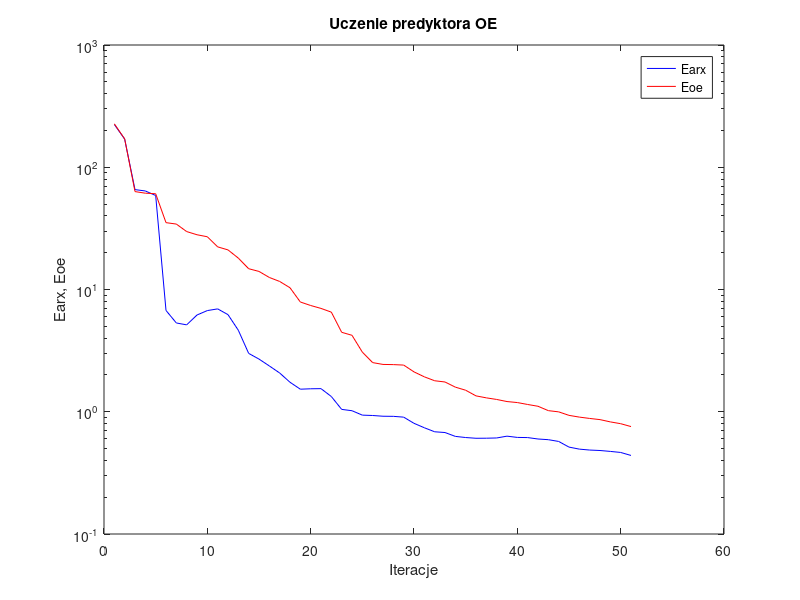
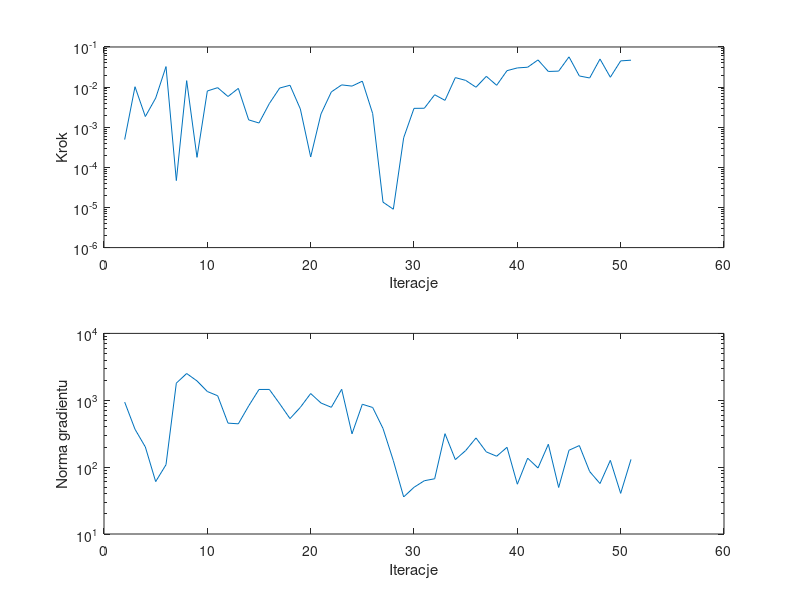

These charts were generated, in order, by the following MATLAB code:
%uczenie predyktora oe
clear all;
n=0; farx(n+1)=2.238260e+002; foe(n+1)=2.265199e+002; wspucz(n+1)=0.000000e+000; ng(n+1)=0.000000e+000;
%odnowa zmiennej metryki
n=1; farx(n+1)=1.698757e+002; foe(n+1)=1.705616e+002; krok(n+1)=4.923063e-004; ng(n+1)=9.394674e+002;
n=2; farx(n+1)=6.561428e+001; foe(n+1)=6.323382e+001; krok(n+1)=1.021537e-002; ng(n+1)=3.686572e+002;
n=3; farx(n+1)=6.398556e+001; foe(n+1)=6.135270e+001; krok(n+1)=1.846469e-003; ng(n+1)=2.003702e+002;
n=4; farx(n+1)=5.874791e+001; foe(n+1)=6.073183e+001; krok(n+1)=5.320104e-003; ng(n+1)=6.077663e+001;
n=5; farx(n+1)=6.740256e+000; foe(n+1)=3.522586e+001; krok(n+1)=3.244924e-002; ng(n+1)=1.086705e+002;
n=6; farx(n+1)=5.323657e+000; foe(n+1)=3.429557e+001; krok(n+1)=4.685521e-005; ng(n+1)=1.804292e+003;
n=7; farx(n+1)=5.138941e+000; foe(n+1)=2.977823e+001; krok(n+1)=1.448480e-002; ng(n+1)=2.512379e+003;
n=8; farx(n+1)=6.185788e+000; foe(n+1)=2.804523e+001; krok(n+1)=1.775310e-004; ng(n+1)=1.946005e+003;
n=9; farx(n+1)=6.724543e+000; foe(n+1)=2.700630e+001; krok(n+1)=8.003391e-003; ng(n+1)=1.351614e+003;
n=10; farx(n+1)=6.941145e+000; foe(n+1)=2.232483e+001; krok(n+1)=9.683632e-003; ng(n+1)=1.167645e+003;
n=11; farx(n+1)=6.227635e+000; foe(n+1)=2.108190e+001; krok(n+1)=5.829338e-003; ng(n+1)=4.550796e+002;
n=12; farx(n+1)=4.640412e+000; foe(n+1)=1.806134e+001; krok(n+1)=9.299198e-003; ng(n+1)=4.444500e+002;
n=13; farx(n+1)=3.001792e+000; foe(n+1)=1.479273e+001; krok(n+1)=1.525147e-003; ng(n+1)=8.228540e+002;
n=14; farx(n+1)=2.696695e+000; foe(n+1)=1.405522e+001; krok(n+1)=1.274309e-003; ng(n+1)=1.450342e+003;
n=15; farx(n+1)=2.370244e+000; foe(n+1)=1.254490e+001; krok(n+1)=3.888877e-003; ng(n+1)=1.451730e+003;
n=16; farx(n+1)=2.074907e+000; foe(n+1)=1.163663e+001; krok(n+1)=9.476825e-003; ng(n+1)=8.875862e+002;
n=17; farx(n+1)=1.742840e+000; foe(n+1)=1.033575e+001; krok(n+1)=1.111520e-002; ng(n+1)=5.318316e+002;
n=18; farx(n+1)=1.529467e+000; foe(n+1)=7.902318e+000; krok(n+1)=2.855545e-003; ng(n+1)=7.832110e+002;
n=19; farx(n+1)=1.541384e+000; foe(n+1)=7.398702e+000; krok(n+1)=1.813010e-004; ng(n+1)=1.260732e+003;
n=20; farx(n+1)=1.545509e+000; foe(n+1)=7.003569e+000; krok(n+1)=2.145173e-003; ng(n+1)=9.096274e+002;
n=21; farx(n+1)=1.332212e+000; foe(n+1)=6.528294e+000; krok(n+1)=7.592571e-003; ng(n+1)=7.847509e+002;
n=22; farx(n+1)=1.045630e+000; foe(n+1)=4.466640e+000; krok(n+1)=1.136199e-002; ng(n+1)=1.460256e+003;
n=23; farx(n+1)=1.019532e+000; foe(n+1)=4.220428e+000; krok(n+1)=1.058808e-002; ng(n+1)=3.148113e+002;
n=24; farx(n+1)=9.383391e-001; foe(n+1)=3.074749e+000; krok(n+1)=1.406421e-002; ng(n+1)=8.717213e+002;
n=25; farx(n+1)=9.319138e-001; foe(n+1)=2.523427e+000; krok(n+1)=2.187783e-003; ng(n+1)=7.798210e+002;
%odnowa zmiennej metryki
n=26; farx(n+1)=9.190383e-001; foe(n+1)=2.438525e+000; krok(n+1)=1.356957e-005; ng(n+1)=3.786353e+002;
n=27; farx(n+1)=9.171877e-001; foe(n+1)=2.430185e+000; krok(n+1)=9.050777e-006; ng(n+1)=1.250613e+002;
n=28; farx(n+1)=9.035233e-001; foe(n+1)=2.408851e+000; krok(n+1)=5.465324e-004; ng(n+1)=3.583128e+001;
n=29; farx(n+1)=8.042156e-001; foe(n+1)=2.119350e+000; krok(n+1)=2.953444e-003; ng(n+1)=4.992480e+001;
n=30; farx(n+1)=7.397906e-001; foe(n+1)=1.930527e+000; krok(n+1)=2.973498e-003; ng(n+1)=6.261412e+001;
n=31; farx(n+1)=6.858192e-001; foe(n+1)=1.793045e+000; krok(n+1)=6.450159e-003; ng(n+1)=6.699395e+001;
n=32; farx(n+1)=6.762181e-001; foe(n+1)=1.751681e+000; krok(n+1)=4.672280e-003; ng(n+1)=3.164387e+002;
n=33; farx(n+1)=6.287418e-001; foe(n+1)=1.589982e+000; krok(n+1)=1.725161e-002; ng(n+1)=1.295891e+002;
n=34; farx(n+1)=6.153783e-001; foe(n+1)=1.499850e+000; krok(n+1)=1.470844e-002; ng(n+1)=1.768676e+002;
n=35; farx(n+1)=6.068600e-001; foe(n+1)=1.348510e+000; krok(n+1)=9.921120e-003; ng(n+1)=2.730478e+002;
n=36; farx(n+1)=6.075952e-001; foe(n+1)=1.299289e+000; krok(n+1)=1.856226e-002; ng(n+1)=1.689075e+002;
n=37; farx(n+1)=6.103829e-001; foe(n+1)=1.260703e+000; krok(n+1)=1.109636e-002; ng(n+1)=1.455463e+002;
n=38; farx(n+1)=6.315831e-001; foe(n+1)=1.211803e+000; krok(n+1)=2.570124e-002; ng(n+1)=1.978625e+002;
n=39; farx(n+1)=6.166799e-001; foe(n+1)=1.189161e+000; krok(n+1)=3.006802e-002; ng(n+1)=5.554024e+001;
n=40; farx(n+1)=6.148063e-001; foe(n+1)=1.146741e+000; krok(n+1)=3.130011e-002; ng(n+1)=1.362029e+002;
n=41; farx(n+1)=5.985921e-001; foe(n+1)=1.108931e+000; krok(n+1)=4.756755e-002; ng(n+1)=9.706103e+001;
n=42; farx(n+1)=5.909511e-001; foe(n+1)=1.021109e+000; krok(n+1)=2.452506e-002; ng(n+1)=2.198596e+002;
n=43; farx(n+1)=5.716531e-001; foe(n+1)=9.980718e-001; krok(n+1)=2.502768e-002; ng(n+1)=4.961920e+001;
n=44; farx(n+1)=5.139151e-001; foe(n+1)=9.343020e-001; krok(n+1)=5.671128e-002; ng(n+1)=1.788721e+002;
n=45; farx(n+1)=4.946489e-001; foe(n+1)=9.041464e-001; krok(n+1)=1.894771e-002; ng(n+1)=2.101227e+002;
n=46; farx(n+1)=4.861049e-001; foe(n+1)=8.815704e-001; krok(n+1)=1.688698e-002; ng(n+1)=8.590019e+001;
n=47; farx(n+1)=4.819939e-001; foe(n+1)=8.623270e-001; krok(n+1)=5.005537e-002; ng(n+1)=5.679437e+001;
n=48; farx(n+1)=4.738133e-001; foe(n+1)=8.261326e-001; krok(n+1)=1.761298e-002; ng(n+1)=1.263186e+002;
n=49; farx(n+1)=4.646157e-001; foe(n+1)=7.986442e-001; krok(n+1)=4.502187e-002; ng(n+1)=4.052220e+001;
n=50; farx(n+1)=4.390585e-001; foe(n+1)=7.565281e-001; krok(n+1)=4.686838e-002; ng(n+1)=1.306009e+002;

figure; semilogy(farx,'b'); hold on; semilogy(foe,'r'); xlabel('Iteracje'); ylabel('Earx, Eoe'); legend('Earx','Eoe'); title('Uczenie predyktora OE');
figure; subplot(2,1,1); semilogy(krok); xlabel('Iteracje'); ylabel('Krok');
subplot(2,1,2); semilogy(ng); xlabel('Iteracje'); ylabel('Norma gradientu');
Earx=farx(n+1)
Eoe=foe(n+1)
